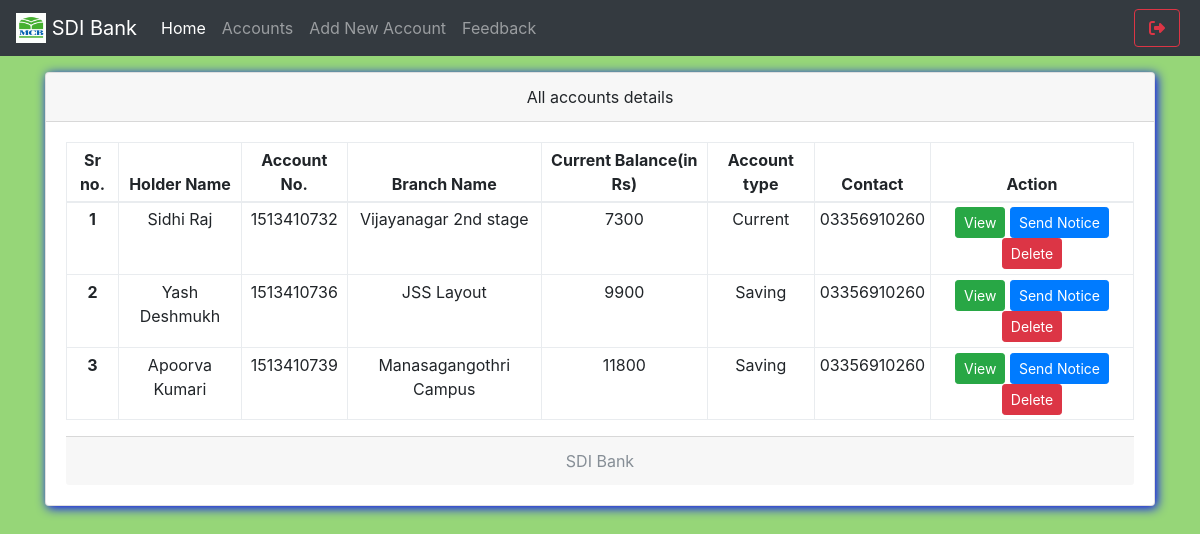
The page /mindex.php (signed in) on the database its author committed.
### tables this page shows
CREATE TABLE `useraccounts` (
  `id` int(11) NOT NULL,
  `email` text NOT NULL,
  `password` text NOT NULL,
  `name` varchar(111) NOT NULL,
  `balance` varchar(111) NOT NULL,
  `cnic` varchar(111) NOT NULL,
  `number` varchar(111) NOT NULL,
  `city` varchar(111) NOT NULL,
  `address` varchar(111) NOT NULL,
  `source` varchar(111) NOT NULL,
  `accountNo` varchar(111) NOT NULL,
  `branch` varchar(111) NOT NULL,
  `accountType` varchar(111) NOT NULL,
  `date` timestamp NOT NULL DEFAULT current_timestamp()
);

CREATE TABLE `branch` (
  `branchId` int(11) NOT NULL,
  `branchNo` varchar(111) NOT NULL,
  `branchName` varchar(111) NOT NULL
);

### mindex.php (the view, shortened to what this page needs)
<!DOCTYPE html>
<html>
<head>
  <?php require 'assets/autoloader.php'; ?>
  <?php require 'assets/function.php'; ?>
</head>
<body style="background:#96D678;background-size: 100%">
<nav class="navbar navbar-expand-lg navbar-dark bg-dark fixed-top">
 <a class="navbar-brand" href="#">
    <img src="images/logo.png" width="30" height="30" class="d-inline-block align-top" alt="">
   <?php echo bankName; ?>
  </a>
  <div class="collapse navbar-collapse" id="navbarSupportedContent">
    <ul class="navbar-nav mr-auto">
      <li class="nav-item ">
        <a class="nav-link active" href="mindex.php">Home <span class="sr-only">(current)</span></a>
      </li>
      <li class="nav-item ">  <a class="nav-link" href="maccounts.php">Accounts</a></li>
      <li class="nav-item ">  <a class="nav-link" href="maddnew.php">Add New Account</a></li>
      <li class="nav-item ">  <a class="nav-link" href="mfeedback.php">Feedback</a></li>
    </ul>
    <?php include 'msideButton.php'; ?>
  </div>
</nav><br><br><br>
<div class="container">
<div class="card w-100 text-center shadowBlue">
  <div class="card-header">
    All accounts details
  </div>
  <div class="card-body">
   <table class="table table-bordered table-sm">
  <thead>
    <tr>
      <th scope="col">Sr no.</th>
      <th scope="col">Holder Name</th>
      <th scope="col">Account No.</th>
      <th scope="col">Branch Name</th>
      <th scope="col">Current Balance(in Rs)</th>
      <th scope="col">Account type</th>
      <th scope="col">Contact</th>
      <th scope="col">Action</th>
    </tr>
  </thead>
  <tbody>
    <?php
      $i=0;
      $array = $con->query("select * from useraccounts,branch where useraccounts.branch = branch.branchId");
      if ($array->num_rows > 0)
      {
        while ($row = $array->fetch_assoc())
        {$i++;
    ?>
      <tr>
        <th scope="row"><?php echo $i ?></th>
        <td><?php echo $row['name'] ?></td>
        <td><?php echo $row['accountNo'] ?></td>
        <td><?php echo $row['branchName'] ?></td>
        <td><?php echo $row['balance'] ?></td>
        <td><?php echo $row['accountType'] ?></td>
        <td><?php echo $row['number'] ?></td>
        <td>
          <a href="show.php?id=<?php echo $row['id'] ?>" class='btn btn-success btn-sm' data-toggle='tooltip' title="View More info">View</a>
          <a href="mnotice.php?id=<?php echo $row['id'] ?>" class='btn btn-primary btn-sm' data-toggle='tooltip' title="Send notice to this">Send Notice</a>
          <a href="mindex.php?delete=<?php echo $row['id'] ?>" class='btn btn-danger btn-sm' data-toggle='tooltip' title="Delete this account">Delete</a>
        </td>
      </tr>
    <?php
        }
      }
     ?>
  </tbody>
</table>
  <div class="card-footer text-muted">
    <?php echo bankName; ?>
  </div>
</div>
</body>
</html>

### assets/autoloader.php (shortened to what this page needs)
<link rel="stylesheet" type="text/css" href="css/bootstrap.min.css">
<link rel="stylesheet" type="text/css" href="css/custom.css">
<link rel="stylesheet" type="text/css" href="font-awesome/css/font-awesome.min.css">

### msideButton.php
<form class="form-inline my-2 my-lg-0">
       	<a href="logout.php" data-toggle="tooltip" title="Logout" class="btn btn-outline-danger mx-1" ><i class="fa fa-sign-out fa-fw"></i></a>
</form>

### css/custom.css (style rules this page uses)
.shadowBlue { box-shadow: 2px 2px 11px blue }

### rows shown on the page
useraccounts: name "Sidhi Raj", accountNo "1513410732", branch.branchName "Vijayanagar 2nd stage", balance "7300", accountType "Current", number "03356910260"
useraccounts: name "Yash Deshmukh", accountNo "1513410736", branch.branchName "JSS Layout", balance "9900", accountType "Saving", number "03356910260"
useraccounts: name "Apoorva Kumari", accountNo "1513410739", branch.branchName "Manasagangothri Campus", balance "11800", accountType "Saving", number "03356910260"

### other values the page prints
bankName "SDI Bank"
